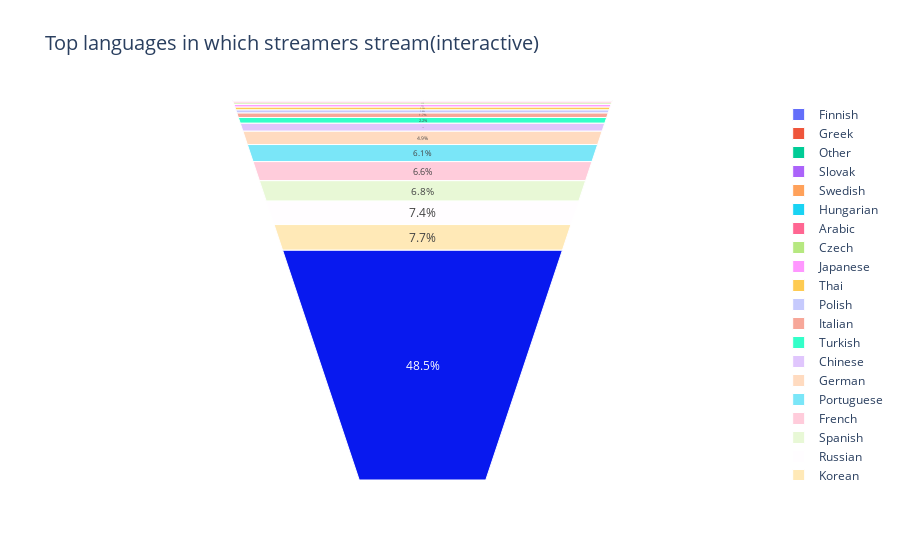

The cell this chart's notebook holds for it:
### Code cell
import plotly.express as px
fig = px.funnel_area(names=languagelist,
                    values=channellist,
                    title='<span style="font-size: 20px;">Top languages in which streamers stream(interactive)</span>')
fig.show()

### Figure 1 — Plotly figure (JSON) as saved in the notebook; plotly's stock layout.template omitted (floating-point values rounded to 4 significant figures)
{"data": [{"domain": {"x": [0, 1], "y": [0, 1]}, "hovertemplate": "label=%{label}<br>value=%{value}<extra></extra>", "labels": ["Finnish", "Greek", "Other", "Slovak", "Swedish", "Hungarian", "Arabic", "Czech", "Japanese", "Thai", "Polish", "Italian", "Turkish", "Chinese", "German", "Portuguese", "French", "Spanish", "Russian", "Korean", "English"], "legendgroup": "", "name": "", "showlegend": true, "type": "funnelarea", "values": [1, 1, 1, 1, 1, 2, 5, 6, 10, 11, 12, 17, 22, 30, 49, 61, 66, 68, 74, 77, 485]}], "layout": {"legend": {"tracegroupgap": 0}, "title": {"text": "<span style=\"font-size: 20px;\">Top languages in which streamers stream(interactive)</span>"}}}
